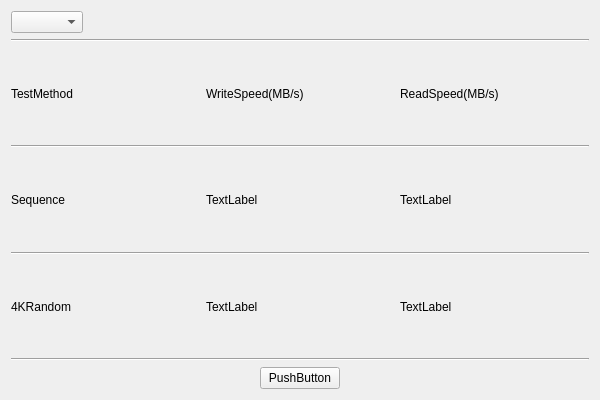
<?xml version="1.0" encoding="UTF-8"?>
<ui version="4.0">
 <class>DiskSpeedForm</class>
 <widget class="QWidget" name="DiskSpeedForm">
  <property name="geometry">
   <rect>
    <x>0</x>
    <y>0</y>
    <width>600</width>
    <height>400</height>
   </rect>
  </property>
  <property name="windowTitle">
   <string>Form</string>
  </property>
  <layout class="QHBoxLayout" name="horizontalLayout_6">
   <item>
    <layout class="QVBoxLayout" name="verticalLayout_2" stretch="1,8,1">
     <item>
      <layout class="QHBoxLayout" name="horizontalLayout_4">
       <item>
        <widget class="QComboBox" name="comboBox"/>
       </item>
       <item>
        <spacer name="horizontalSpacer">
         <property name="orientation">
          <enum>Qt::Horizontal</enum>
         </property>
         <property name="sizeHint" stdset="0">
          <size>
           <width>40</width>
           <height>20</height>
          </size>
         </property>
        </spacer>
       </item>
      </layout>
     </item>
     <item>
      <layout class="QVBoxLayout" name="verticalLayout">
       <item>
        <widget class="Line" name="line_3">
         <property name="orientation">
          <enum>Qt::Horizontal</enum>
         </property>
        </widget>
       </item>
       <item>
        <layout class="QHBoxLayout" name="horizontalLayout">
         <item>
          <widget class="QLabel" name="label">
           <property name="text">
            <string>TestMethod</string>
           </property>
          </widget>
         </item>
         <item>
          <widget class="QLabel" name="label_2">
           <property name="text">
            <string>WriteSpeed(MB/s)</string>
           </property>
          </widget>
         </item>
         <item>
          <widget class="QLabel" name="label_3">
           <property name="text">
            <string>ReadSpeed(MB/s)</string>
           </property>
          </widget>
         </item>
        </layout>
       </item>
       <item>
        <widget class="Line" name="line">
         <property name="orientation">
          <enum>Qt::Horizontal</enum>
         </property>
        </widget>
       </item>
       <item>
        <layout class="QHBoxLayout" name="horizontalLayout_2">
         <item>
          <widget class="QLabel" name="label_4">
           <property name="text">
            <string>Sequence</string>
           </property>
          </widget>
         </item>
         <item>
          <widget class="QLabel" name="label_6">
           <property name="text">
            <string>TextLabel</string>
           </property>
          </widget>
         </item>
         <item>
          <widget class="QLabel" name="label_7">
           <property name="text">
            <string>TextLabel</string>
           </property>
          </widget>
         </item>
        </layout>
       </item>
       <item>
        <widget class="Line" name="line_2">
         <property name="orientation">
          <enum>Qt::Horizontal</enum>
         </property>
        </widget>
       </item>
       <item>
        <layout class="QHBoxLayout" name="horizontalLayout_3">
         <item>
          <widget class="QLabel" name="label_5">
           <property name="text">
            <string>4KRandom</string>
           </property>
          </widget>
         </item>
         <item>
          <widget class="QLabel" name="label_8">
           <property name="text">
            <string>TextLabel</string>
           </property>
          </widget>
         </item>
         <item>
          <widget class="QLabel" name="label_9">
           <property name="text">
            <string>TextLabel</string>
           </property>
          </widget>
         </item>
        </layout>
       </item>
       <item>
        <widget class="Line" name="line_4">
         <property name="orientation">
          <enum>Qt::Horizontal</enum>
         </property>
        </widget>
       </item>
      </layout>
     </item>
     <item>
      <layout class="QHBoxLayout" name="horizontalLayout_5">
       <item>
        <spacer name="horizontalSpacer_2">
         <property name="orientation">
          <enum>Qt::Horizontal</enum>
         </property>
         <property name="sizeHint" stdset="0">
          <size>
           <width>40</width>
           <height>20</height>
          </size>
         </property>
        </spacer>
       </item>
       <item>
        <widget class="QPushButton" name="pushButton">
         <property name="sizePolicy">
          <sizepolicy hsizetype="Minimum" vsizetype="Fixed">
           <horstretch>0</horstretch>
           <verstretch>0</verstretch>
          </sizepolicy>
         </property>
         <property name="text">
          <string>PushButton</string>
         </property>
        </widget>
       </item>
       <item>
        <spacer name="horizontalSpacer_3">
         <property name="orientation">
          <enum>Qt::Horizontal</enum>
         </property>
         <property name="sizeHint" stdset="0">
          <size>
           <width>40</width>
           <height>20</height>
          </size>
         </property>
        </spacer>
       </item>
      </layout>
     </item>
    </layout>
   </item>
  </layout>
 </widget>
 <resources/>
 <connections/>
</ui>
